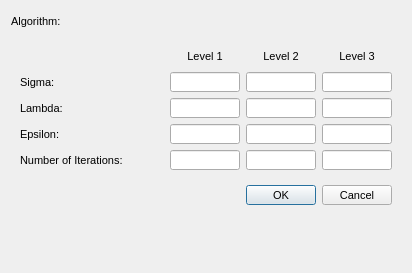
<?xml version="1.0" encoding="UTF-8"?>
<ui version="4.0">
 <class>LMRegistrationParams</class>
 <widget class="QDialog" name="LMRegistrationParams">
  <property name="geometry">
   <rect>
    <x>0</x>
    <y>0</y>
    <width>412</width>
    <height>273</height>
   </rect>
  </property>
  <property name="windowTitle">
   <string>Parameters for Intensity-Based Registration</string>
  </property>
  <layout class="QVBoxLayout" name="verticalLayout">
   <item>
    <widget class="QLabel" name="algorithm_label">
     <property name="sizePolicy">
      <sizepolicy hsizetype="Preferred" vsizetype="Fixed">
       <horstretch>0</horstretch>
       <verstretch>0</verstretch>
      </sizepolicy>
     </property>
     <property name="minimumSize">
      <size>
       <width>0</width>
       <height>20</height>
      </size>
     </property>
     <property name="maximumSize">
      <size>
       <width>16777215</width>
       <height>20</height>
      </size>
     </property>
     <property name="font">
      <font>
       <family>Segoe UI</family>
       <pointsize>8</pointsize>
      </font>
     </property>
     <property name="text">
      <string>Algorithm: </string>
     </property>
    </widget>
   </item>
   <item>
    <widget class="QFrame" name="parameters_group">
     <property name="font">
      <font>
       <family>Segoe UI</family>
      </font>
     </property>
     <layout class="QGridLayout" name="gridLayout">
      <item row="1" column="3">
       <widget class="QLineEdit" name="sigma_level3">
        <property name="sizePolicy">
         <sizepolicy hsizetype="Fixed" vsizetype="Fixed">
          <horstretch>0</horstretch>
          <verstretch>0</verstretch>
         </sizepolicy>
        </property>
        <property name="minimumSize">
         <size>
          <width>70</width>
          <height>20</height>
         </size>
        </property>
        <property name="maximumSize">
         <size>
          <width>70</width>
          <height>20</height>
         </size>
        </property>
        <property name="font">
         <font>
          <family>Segoe UI</family>
          <pointsize>8</pointsize>
         </font>
        </property>
        <property name="toolTip">
         <string>Sigma value for level 3</string>
        </property>
       </widget>
      </item>
      <item row="3" column="0">
       <widget class="QLabel" name="eps_label">
        <property name="font">
         <font>
          <pointsize>8</pointsize>
         </font>
        </property>
        <property name="text">
         <string>Epsilon:</string>
        </property>
       </widget>
      </item>
      <item row="4" column="1">
       <widget class="QLineEdit" name="niters_level1">
        <property name="sizePolicy">
         <sizepolicy hsizetype="Fixed" vsizetype="Fixed">
          <horstretch>0</horstretch>
          <verstretch>0</verstretch>
         </sizepolicy>
        </property>
        <property name="minimumSize">
         <size>
          <width>70</width>
          <height>20</height>
         </size>
        </property>
        <property name="maximumSize">
         <size>
          <width>70</width>
          <height>20</height>
         </size>
        </property>
        <property name="font">
         <font>
          <family>Segoe UI</family>
          <pointsize>8</pointsize>
         </font>
        </property>
        <property name="toolTip">
         <string>Number of iterations for level 1</string>
        </property>
       </widget>
      </item>
      <item row="4" column="3">
       <widget class="QLineEdit" name="niters_level3">
        <property name="sizePolicy">
         <sizepolicy hsizetype="Fixed" vsizetype="Fixed">
          <horstretch>0</horstretch>
          <verstretch>0</verstretch>
         </sizepolicy>
        </property>
        <property name="minimumSize">
         <size>
          <width>70</width>
          <height>20</height>
         </size>
        </property>
        <property name="maximumSize">
         <size>
          <width>70</width>
          <height>20</height>
         </size>
        </property>
        <property name="font">
         <font>
          <family>Segoe UI</family>
          <pointsize>8</pointsize>
         </font>
        </property>
        <property name="toolTip">
         <string>Number of iterations for level 3</string>
        </property>
       </widget>
      </item>
      <item row="2" column="1">
       <widget class="QLineEdit" name="lambda_level1">
        <property name="sizePolicy">
         <sizepolicy hsizetype="Fixed" vsizetype="Fixed">
          <horstretch>0</horstretch>
          <verstretch>0</verstretch>
         </sizepolicy>
        </property>
        <property name="minimumSize">
         <size>
          <width>70</width>
          <height>20</height>
         </size>
        </property>
        <property name="maximumSize">
         <size>
          <width>70</width>
          <height>20</height>
         </size>
        </property>
        <property name="font">
         <font>
          <family>Segoe UI</family>
          <pointsize>8</pointsize>
         </font>
        </property>
        <property name="toolTip">
         <string>Lambda value for level 1</string>
        </property>
       </widget>
      </item>
      <item row="1" column="1">
       <widget class="QLineEdit" name="sigma_level1">
        <property name="sizePolicy">
         <sizepolicy hsizetype="Fixed" vsizetype="Fixed">
          <horstretch>0</horstretch>
          <verstretch>0</verstretch>
         </sizepolicy>
        </property>
        <property name="minimumSize">
         <size>
          <width>70</width>
          <height>20</height>
         </size>
        </property>
        <property name="maximumSize">
         <size>
          <width>70</width>
          <height>20</height>
         </size>
        </property>
        <property name="font">
         <font>
          <family>Segoe UI</family>
          <pointsize>8</pointsize>
         </font>
        </property>
        <property name="toolTip">
         <string>Sigma value for level 1</string>
        </property>
       </widget>
      </item>
      <item row="3" column="3">
       <widget class="QLineEdit" name="eps_level3">
        <property name="sizePolicy">
         <sizepolicy hsizetype="Fixed" vsizetype="Fixed">
          <horstretch>0</horstretch>
          <verstretch>0</verstretch>
         </sizepolicy>
        </property>
        <property name="minimumSize">
         <size>
          <width>70</width>
          <height>20</height>
         </size>
        </property>
        <property name="maximumSize">
         <size>
          <width>70</width>
          <height>20</height>
         </size>
        </property>
        <property name="font">
         <font>
          <family>Segoe UI</family>
          <pointsize>8</pointsize>
         </font>
        </property>
        <property name="toolTip">
         <string>Epsilon value for level 3</string>
        </property>
       </widget>
      </item>
      <item row="4" column="0">
       <widget class="QLabel" name="niters_label">
        <property name="font">
         <font>
          <pointsize>8</pointsize>
         </font>
        </property>
        <property name="text">
         <string>Number of Iterations:</string>
        </property>
       </widget>
      </item>
      <item row="4" column="2">
       <widget class="QLineEdit" name="niters_level2">
        <property name="sizePolicy">
         <sizepolicy hsizetype="Fixed" vsizetype="Fixed">
          <horstretch>0</horstretch>
          <verstretch>0</verstretch>
         </sizepolicy>
        </property>
        <property name="minimumSize">
         <size>
          <width>70</width>
          <height>20</height>
         </size>
        </property>
        <property name="maximumSize">
         <size>
          <width>70</width>
          <height>20</height>
         </size>
        </property>
        <property name="font">
         <font>
          <family>Segoe UI</family>
          <pointsize>8</pointsize>
         </font>
        </property>
        <property name="toolTip">
         <string>Number of iterations for level 2</string>
        </property>
       </widget>
      </item>
      <item row="1" column="2">
       <widget class="QLineEdit" name="sigma_level2">
        <property name="sizePolicy">
         <sizepolicy hsizetype="Fixed" vsizetype="Fixed">
          <horstretch>0</horstretch>
          <verstretch>0</verstretch>
         </sizepolicy>
        </property>
        <property name="minimumSize">
         <size>
          <width>70</width>
          <height>20</height>
         </size>
        </property>
        <property name="maximumSize">
         <size>
          <width>70</width>
          <height>20</height>
         </size>
        </property>
        <property name="font">
         <font>
          <family>Segoe UI</family>
          <pointsize>8</pointsize>
         </font>
        </property>
        <property name="toolTip">
         <string>Sigma value for level 2</string>
        </property>
       </widget>
      </item>
      <item row="3" column="2">
       <widget class="QLineEdit" name="eps_level2">
        <property name="sizePolicy">
         <sizepolicy hsizetype="Fixed" vsizetype="Fixed">
          <horstretch>0</horstretch>
          <verstretch>0</verstretch>
         </sizepolicy>
        </property>
        <property name="minimumSize">
         <size>
          <width>70</width>
          <height>20</height>
         </size>
        </property>
        <property name="maximumSize">
         <size>
          <width>70</width>
          <height>20</height>
         </size>
        </property>
        <property name="font">
         <font>
          <family>Segoe UI</family>
          <pointsize>8</pointsize>
         </font>
        </property>
        <property name="toolTip">
         <string>Epsilon value for level 2</string>
        </property>
       </widget>
      </item>
      <item row="1" column="0">
       <widget class="QLabel" name="sigma_label">
        <property name="font">
         <font>
          <pointsize>8</pointsize>
         </font>
        </property>
        <property name="text">
         <string>Sigma:</string>
        </property>
       </widget>
      </item>
      <item row="2" column="2">
       <widget class="QLineEdit" name="lambda_level2">
        <property name="sizePolicy">
         <sizepolicy hsizetype="Fixed" vsizetype="Fixed">
          <horstretch>0</horstretch>
          <verstretch>0</verstretch>
         </sizepolicy>
        </property>
        <property name="minimumSize">
         <size>
          <width>70</width>
          <height>20</height>
         </size>
        </property>
        <property name="maximumSize">
         <size>
          <width>70</width>
          <height>20</height>
         </size>
        </property>
        <property name="font">
         <font>
          <family>Segoe UI</family>
          <pointsize>8</pointsize>
         </font>
        </property>
        <property name="toolTip">
         <string>Lambda value for level 2</string>
        </property>
       </widget>
      </item>
      <item row="3" column="1">
       <widget class="QLineEdit" name="eps_level1">
        <property name="sizePolicy">
         <sizepolicy hsizetype="Fixed" vsizetype="Fixed">
          <horstretch>0</horstretch>
          <verstretch>0</verstretch>
         </sizepolicy>
        </property>
        <property name="minimumSize">
         <size>
          <width>70</width>
          <height>20</height>
         </size>
        </property>
        <property name="maximumSize">
         <size>
          <width>70</width>
          <height>20</height>
         </size>
        </property>
        <property name="font">
         <font>
          <family>Segoe UI</family>
          <pointsize>8</pointsize>
         </font>
        </property>
        <property name="toolTip">
         <string>Epsilon value for level 1</string>
        </property>
       </widget>
      </item>
      <item row="2" column="0">
       <widget class="QLabel" name="lambda_label">
        <property name="font">
         <font>
          <pointsize>8</pointsize>
         </font>
        </property>
        <property name="text">
         <string>Lambda:</string>
        </property>
       </widget>
      </item>
      <item row="2" column="3">
       <widget class="QLineEdit" name="lambda_level3">
        <property name="sizePolicy">
         <sizepolicy hsizetype="Fixed" vsizetype="Fixed">
          <horstretch>0</horstretch>
          <verstretch>0</verstretch>
         </sizepolicy>
        </property>
        <property name="minimumSize">
         <size>
          <width>70</width>
          <height>20</height>
         </size>
        </property>
        <property name="maximumSize">
         <size>
          <width>70</width>
          <height>20</height>
         </size>
        </property>
        <property name="font">
         <font>
          <family>Segoe UI</family>
          <pointsize>8</pointsize>
         </font>
        </property>
        <property name="toolTip">
         <string>Lambda value for level 3</string>
        </property>
       </widget>
      </item>
      <item row="0" column="1">
       <widget class="QLabel" name="label">
        <property name="sizePolicy">
         <sizepolicy hsizetype="Fixed" vsizetype="Fixed">
          <horstretch>0</horstretch>
          <verstretch>0</verstretch>
         </sizepolicy>
        </property>
        <property name="minimumSize">
         <size>
          <width>70</width>
          <height>20</height>
         </size>
        </property>
        <property name="maximumSize">
         <size>
          <width>70</width>
          <height>20</height>
         </size>
        </property>
        <property name="font">
         <font>
          <pointsize>8</pointsize>
         </font>
        </property>
        <property name="text">
         <string>Level 1</string>
        </property>
        <property name="alignment">
         <set>Qt::AlignCenter</set>
        </property>
       </widget>
      </item>
      <item row="0" column="2">
       <widget class="QLabel" name="label_2">
        <property name="sizePolicy">
         <sizepolicy hsizetype="Fixed" vsizetype="Fixed">
          <horstretch>0</horstretch>
          <verstretch>0</verstretch>
         </sizepolicy>
        </property>
        <property name="minimumSize">
         <size>
          <width>70</width>
          <height>20</height>
         </size>
        </property>
        <property name="maximumSize">
         <size>
          <width>70</width>
          <height>20</height>
         </size>
        </property>
        <property name="font">
         <font>
          <pointsize>8</pointsize>
         </font>
        </property>
        <property name="text">
         <string>Level 2</string>
        </property>
        <property name="alignment">
         <set>Qt::AlignCenter</set>
        </property>
       </widget>
      </item>
      <item row="0" column="3" alignment="Qt::AlignHCenter">
       <widget class="QLabel" name="label_3">
        <property name="sizePolicy">
         <sizepolicy hsizetype="Fixed" vsizetype="Fixed">
          <horstretch>0</horstretch>
          <verstretch>0</verstretch>
         </sizepolicy>
        </property>
        <property name="minimumSize">
         <size>
          <width>70</width>
          <height>20</height>
         </size>
        </property>
        <property name="maximumSize">
         <size>
          <width>70</width>
          <height>20</height>
         </size>
        </property>
        <property name="font">
         <font>
          <pointsize>8</pointsize>
         </font>
        </property>
        <property name="text">
         <string>Level 3</string>
        </property>
        <property name="alignment">
         <set>Qt::AlignCenter</set>
        </property>
       </widget>
      </item>
     </layout>
    </widget>
   </item>
   <item>
    <layout class="QHBoxLayout" name="button_layout">
     <property name="rightMargin">
      <number>9</number>
     </property>
     <item>
      <spacer name="horizontalSpacer">
       <property name="orientation">
        <enum>Qt::Horizontal</enum>
       </property>
       <property name="sizeHint" stdset="0">
        <size>
         <width>40</width>
         <height>20</height>
        </size>
       </property>
      </spacer>
     </item>
     <item>
      <widget class="QPushButton" name="ok_button">
       <property name="sizePolicy">
        <sizepolicy hsizetype="Fixed" vsizetype="Fixed">
         <horstretch>0</horstretch>
         <verstretch>0</verstretch>
        </sizepolicy>
       </property>
       <property name="minimumSize">
        <size>
         <width>70</width>
         <height>20</height>
        </size>
       </property>
       <property name="maximumSize">
        <size>
         <width>70</width>
         <height>20</height>
        </size>
       </property>
       <property name="font">
        <font>
         <family>Segoe UI</family>
         <pointsize>8</pointsize>
        </font>
       </property>
       <property name="text">
        <string>OK</string>
       </property>
      </widget>
     </item>
     <item>
      <widget class="QPushButton" name="cancel_button">
       <property name="sizePolicy">
        <sizepolicy hsizetype="Fixed" vsizetype="Fixed">
         <horstretch>0</horstretch>
         <verstretch>0</verstretch>
        </sizepolicy>
       </property>
       <property name="minimumSize">
        <size>
         <width>70</width>
         <height>20</height>
        </size>
       </property>
       <property name="maximumSize">
        <size>
         <width>70</width>
         <height>20</height>
        </size>
       </property>
       <property name="font">
        <font>
         <family>Segoe UI</family>
         <pointsize>8</pointsize>
        </font>
       </property>
       <property name="text">
        <string>Cancel</string>
       </property>
      </widget>
     </item>
    </layout>
   </item>
   <item>
    <spacer name="verticalSpacer">
     <property name="orientation">
      <enum>Qt::Vertical</enum>
     </property>
     <property name="sizeHint" stdset="0">
      <size>
       <width>20</width>
       <height>40</height>
      </size>
     </property>
    </spacer>
   </item>
  </layout>
 </widget>
 <resources/>
 <connections>
  <connection>
   <sender>ok_button</sender>
   <signal>clicked()</signal>
   <receiver>LMRegistrationParams</receiver>
   <slot>accept()</slot>
   <hints>
    <hint type="sourcelabel">
     <x>248</x>
     <y>254</y>
    </hint>
    <hint type="destinationlabel">
     <x>157</x>
     <y>274</y>
    </hint>
   </hints>
  </connection>
  <connection>
   <sender>cancel_button</sender>
   <signal>clicked()</signal>
   <receiver>LMRegistrationParams</receiver>
   <slot>reject()</slot>
   <hints>
    <hint type="sourcelabel">
     <x>316</x>
     <y>254</y>
    </hint>
    <hint type="destinationlabel">
     <x>286</x>
     <y>274</y>
    </hint>
   </hints>
  </connection>
 </connections>
</ui>
